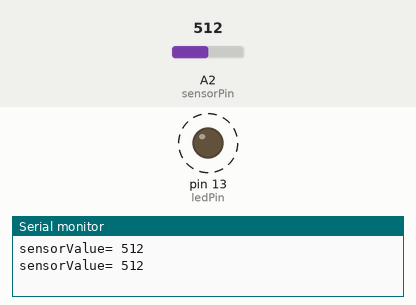
Simulated run of this sketch. Board: Arduino Uno, built with avr-gcc and run on an emulated ATmega328P. Shown: output pins drawn as LEDs (lit = HIGH), the last lines printed to the serial monitor. Dashed ring = blinking. The test bench sets the inputs (shaded band); at power-on: A2 (sensorPin) = 512.

Above: at 1.8 s.
1.9 s: A2 (sensorPin) set to 0
At 2.5 s:
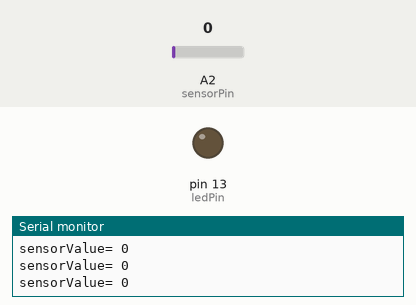
6.0 s: A2 (sensorPin) set to 122
At 6.32 s:
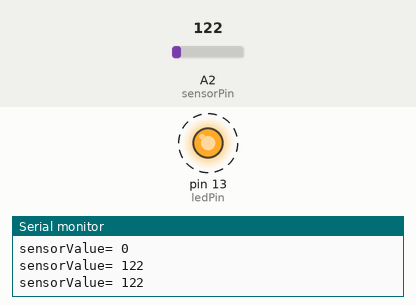
Timing chart, 0 to 15.5 s (numbered marks = the images above; inputs shaded):
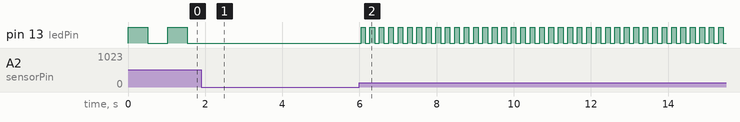

Measured:
- after the input at 1.9 s, pin 13 (ledPin): stops changing and stays LOW
- after the input at 6.0 s, pin 13 (ledPin): alternates HIGH for 0.12 s and LOW for 0.12 s, starting after 0.05 s
- by itself, pin 13 (ledPin): alternates HIGH for 0.51 s and LOW for 0.51 s

The sketch:

Serial_Monitor_Potensio.ino
```cpp
// select the input pin for the potentiometer
int sensorPin = A2;
int ledPin = 13;
// select the pin for the LED
int sensorValue = 0;
// variable to store the value coming from the sensor
void setup() {
  // declare the ledPin as an OUTPUT:
  pinMode(ledPin, OUTPUT);
  Serial.begin(9600);
  }
void loop() {
  // read the value from the sensor:
  sensorValue = analogRead(sensorPin);
  // turn the ledPin on
  // print the results to the serial monitor:
  Serial.print("sensorValue= " );
  Serial.print(sensorValue);
  Serial.print("\n" );
  // stop the program for <sensorValue> milliseconds:
  digitalWrite(ledPin, HIGH);
  delay(sensorValue);
  // turn the ledPin off:
  digitalWrite(ledPin, LOW);
  // stop the program for for <sensorValue> milliseconds:
  delay(sensorValue);
}
```
